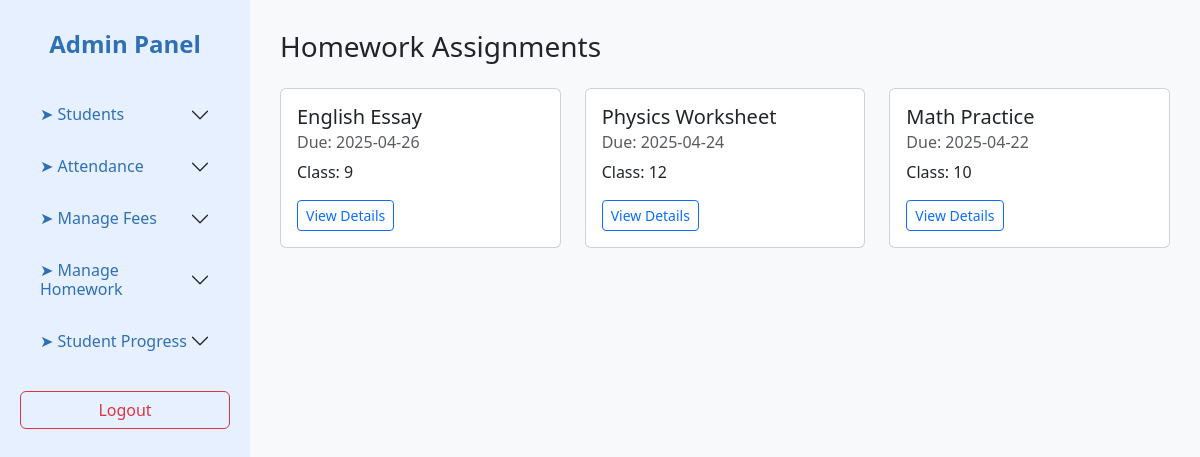
The app's page /view-homework with its own data.
### tables this page shows
CREATE TABLE homework (
                id INTEGER PRIMARY KEY AUTOINCREMENT,
                title TEXT NOT NULL,
                description TEXT NOT NULL,
                due_date TEXT NOT NULL,
                assigned_class INTEGER NOT NULL
            );

### app.py (the view)
@app.route("/view-homework")
def view_homework():
    with sqlite3.connect("tuition.db", timeout=10) as conn:
        c = conn.cursor()
        c.execute("SELECT id, title, due_date, assigned_class FROM homework ORDER BY due_date DESC")
        homeworks = c.fetchall()
    return render_template("view_homework.html", homeworks=homeworks)

### templates/view_homework.html
{% extends "admin_dashboard.html" %}
{% block content %}
<h3 class="mb-4">Homework Assignments</h3>
<div class="row">
    {% for hw in homeworks %}
    <div class="col-md-4">
        <div class="card mb-4">
            <div class="card-body">
                <h5 class="card-title">{{ hw[1] }}</h5>
                <h6 class="card-subtitle mb-2 text-muted">Due: {{ hw[2] }}</h6>
                <p class="card-text">Class: {{ hw[3] }}</p>
                <a href="{{ url_for('view_homework_detail', homework_id=hw[0]) }}" class="btn btn-sm btn-outline-primary">View Details</a>
            </div>
        </div>
    </div>
    {% endfor %}
</div>
{% endblock %}

### templates/admin_dashboard.html (style rules this page uses)
body { display: flex; min-height: 100vh; font-family: 'Segoe UI', sans-serif; }

### records on screen
homework: title "English Essay", due_date "2025-04-26", assigned_class "9"
homework: title "Physics Worksheet", due_date "2025-04-24", assigned_class "12"
homework: title "Math Practice", due_date "2025-04-22", assigned_class "10"
